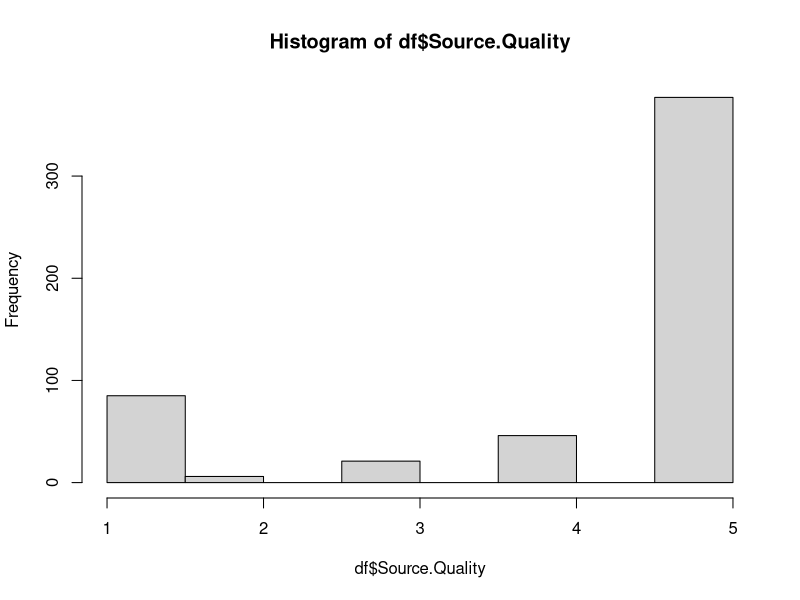
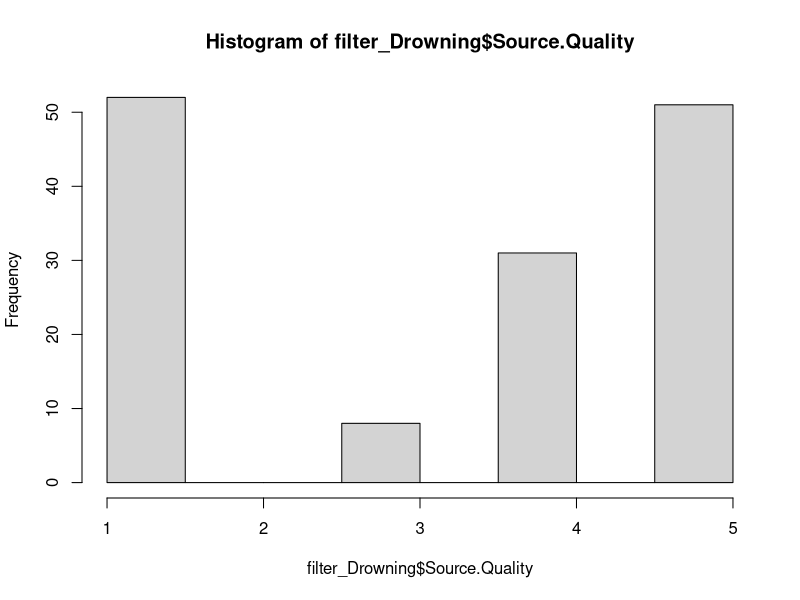
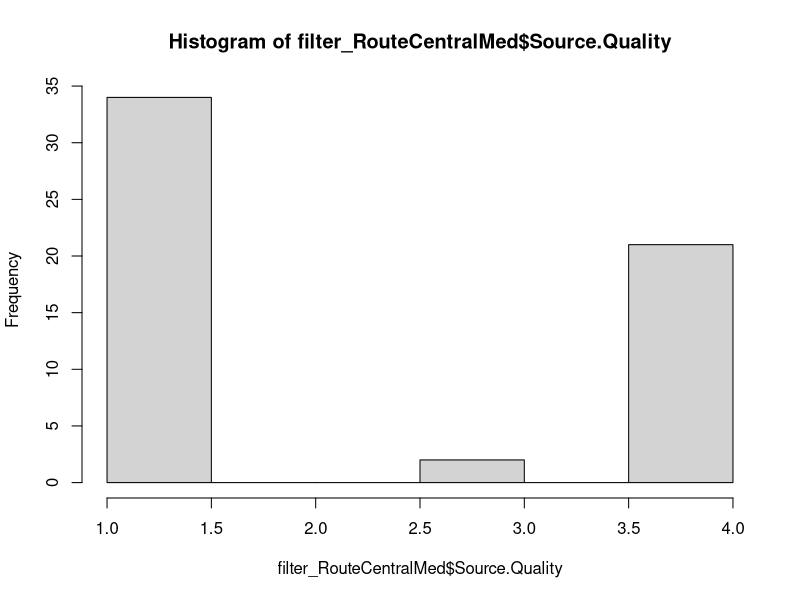

Write R code to recreate these figures, in order.
##
# Analysis on the IOM data for the missing migrant project
#
# Author: Edgar Garriga
# Contact: edgano@gmail.com
#
##

# Install package
#install.packages("dplyr")  
#install.packages("ggplot2")

# load the package
library(dplyr)               
library(ggplot2)


df <- read.csv("./data/MissingMigrants-Global-2024-04-10--23_23_37.csv")
headDf <- head(df,n=10)

#repalce NA by 0
df[is.na(df)] <- 0

#get all the routes
allRoutes <- unique(df$Migration.route)

#get the dead cause
allDeadCauses <- unique(df$Cause.of.Death)

#filter data and place into specifics df
filter_Drowning <- filter(df,Cause.of.Death == "Drowning")
filter_RouteCentralMed <- filter(df,Migration.route == "Central Mediterranean")

#histogram to show the distribution of the Source Quality
hist(df$Source.Quality)
hist(filter_Drowning$Source.Quality)
hist(filter_RouteCentralMed$Source.Quality)

#donut plot
#   https://r-graph-gallery.com/128-ring-or-donut-plot.html